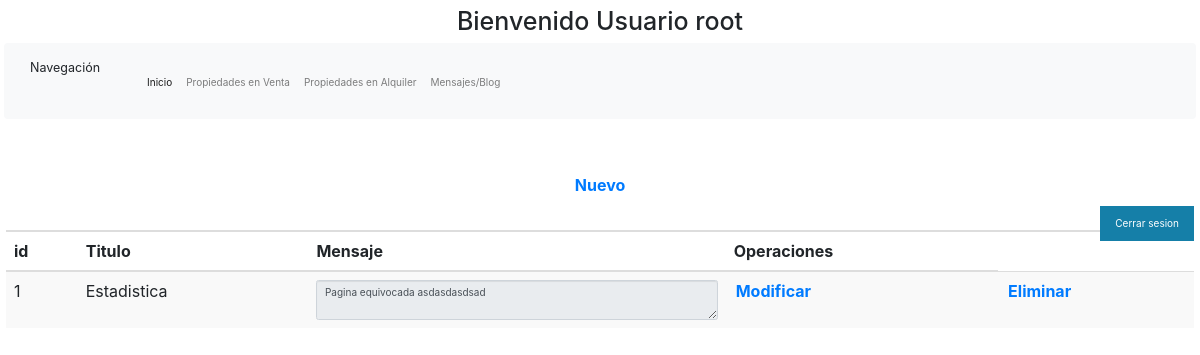
Page /admin/Blog/mostrarBlog.php (signed in) on the committed database.
### tables this page shows
CREATE TABLE `blog` (
  `idBlog` int(11) NOT NULL,
  `titulo` varchar(45) NOT NULL,
  `Mensaje` varchar(200) NOT NULL
);

### admin/Blog/mostrarBlog.php (the view, shortened to what this page needs)
<?php
    $usuario = $_SESSION['username'];
    if (!isset($usuario)) {
        header("Location: ../../login.php");
    }else{
        echo " <h1>Bienvenido Usuario $usuario</h1> ";
    }
?>
<!DOCTYPE html>
<html lang="en">
<head>
    <link rel="stylesheet" href="https://maxcdn.bootstrapcdn.com/bootstrap/3.3.7/css/bootstrap.min.css">
    <link rel="stylesheet" href="https://cdn.jsdelivr.net/npm/bootstrap@4.0.0/dist/css/bootstrap.min.css">
</head>
<body>
<div class="social">
  <ul>
    <li><a href='../Administrador/salir.php'>Cerrar sesion</a></li>
  </ul>
</div>
<nav class="navbar navbar-expand-lg navbar-light bg-light">
  <div class="container-fluid">
    <a class="navbar-brand">Navegación</a>
    <div class="collapse navbar-collapse" id="navbarSupportedContent">
      <ul class="navbar-nav me-auto mb-2 mb-lg-0">
        <li class="nav-item">
          <a class="nav-link active" aria-current="page" href="../Administrador/paginaUsuario.php">Inicio</a>
        </li>
        <li class="nav-item">
          <a class="nav-link" href="../Venta/mostrarPropiedades.php">Propiedades en Venta</a>
        </li>
        <li class="nav-item">
           <a class="nav-link" href="../Alquiler/mostrarPropiedades.php">Propiedades en Alquiler</a>
        </li>
        <li class="nav-item">
          <a class="nav-link" href="mostrarBlog.php">Mensajes/Blog</a>
        </li>
      </ul>
    </div>
  </div>
</nav>
   <div class="table-responsive">
   <table class="table table-striped">
       <thead>
           <tr>
               <th colspan="13">
                   <a href="blog.php"> <center>Nuevo</center> </a>
               </th>
           </tr>
           <tr>
               <th>id</th>
               <th>Titulo</th>
               <th>Mensaje</th>
               <th>Operaciones</th>
           </tr>
       </thead>
       <tbody>
           <?php
           include "conexion.php";
           $query = "SELECT * FROM blog";
           $resultado = $conn->query($query);
           while ($row = $resultado->fetch_assoc()) {
            ?>
            <tr>
            <td> <?php echo $row['idBlog']; ?> </td>
            <td> <?php echo $row['titulo']; ?> </td>
            <td> <textarea readonly="readonly" class="form-control"><?php echo $row['Mensaje']; ?></textarea> </td>
            <th> <a href="modificarBlog.php?id=<?php echo $row['idBlog'];?>">Modificar</a></th>
            <th> <a href="borrar.php?id=<?php echo $row['idBlog'];?>">Eliminar</a></th>
            </tr>
           <?php
           }
           ?>
       </tbody>
    </table>
   </div>
</body>
</html>

### css/templatemo_style.css (style rules this page uses)
body { font:14px/1.85em 'Open Sans',Arial,Helvetice Neue,sans-serif; color:#000000; font-weight:400; font-style:normal; -webkit-font-smoothing:antialiased; -webkit-text-size-adjust:100%; }
a,a:hover,a:focus { text-decoration:none; -webkit-transition:all 150ms ease-in; -moz-transition:all 150ms ease-in; -o-transition:all 150ms ease-in; transition:all 150ms ease-in; }
h1,h2,h3,h4,h5,h6 { font-family:'Open Sans',Arial,Helvetice Neue,sans-serif; }
h1 { width:100%; font-size:36px; color:#747474; text-align:center; }
.navbar-collapse { box-shadow:none; }
.templatemo_contactwrapper input,textarea { width:100%; border:1px solid #e2e2e2; margin-top:10px; padding:5px; }

### css/styles.css (style rules this page uses)
article,aside,details,figcaption,figure,footer,header,hgroup,menu,nav,section { display:block; }
ol,ul { list-style:none; }
input,textarea { -webkit-font-smoothing:antialiased; -webkit-text-size-adjust:100%; -ms-text-size-adjust:100%; -webkit-box-sizing:border-box; -moz-box-sizing:border-box; box-sizing:border-box; outline:none; }
table { border-collapse:collapse; border-spacing:0; }
* { margin: 0; padding: 2; -box-sizing: border-box; }
.social { position: fixed; right: 0 ; top: 200px; z-index: 2000; }
.social { list-style: none; }
.social ul li a { display: inline-block; color:rgb(255, 255, 255); background: rgb(21, 127, 168); padding: 10px 15px; text-decoration: none; -webkit-transition:all 500ms ease ; -o-transition:all 500ms ease ; transition:all 500ms ease ; }

### rows in the picture
blog: idBlog "1", titulo "Estadistica", Mensaje "Pagina equivocada asdasdasdsad"

### other values in the picture
$usuario "root"
